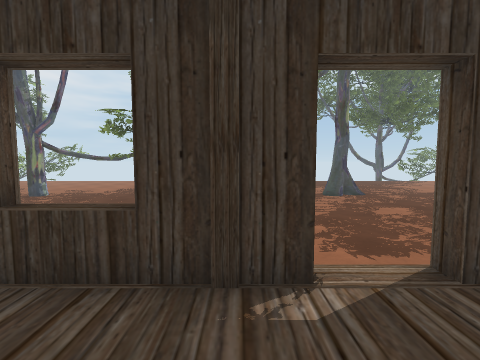
View 1 (above)

22 first-person views from a walk through a Unity game level. The camera is 1.5 m above the floor, tilts 4° down and sees 90° across. The floor is counted in squares, 1 m on a side. Each view is taken from the middle of a square. On the plan, view 1 faces up. The plan holds only what a view shows up to about 13 squares ahead; the rest is blank. The place goes on beyond the plan. The player is left out. Some surface patterns are stand-ins.

View 2
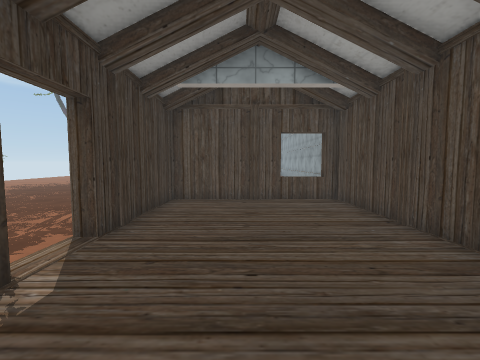

View 3
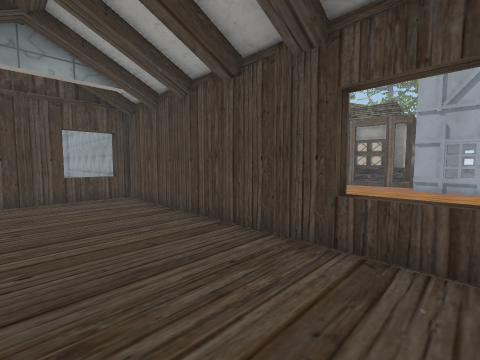

View 4
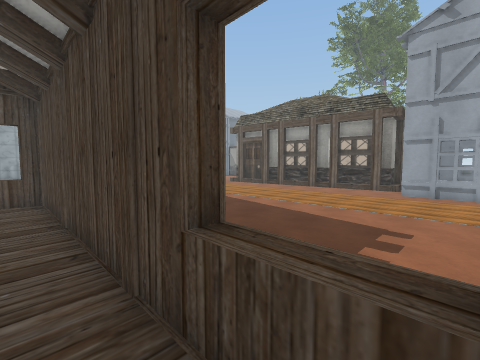

View 5
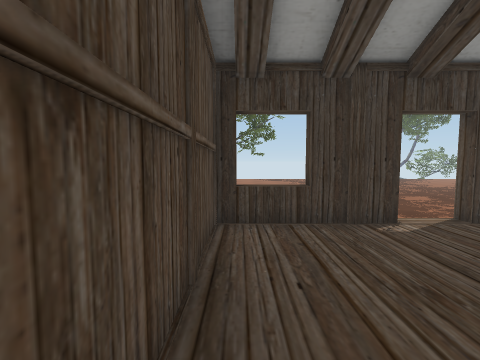

View 6
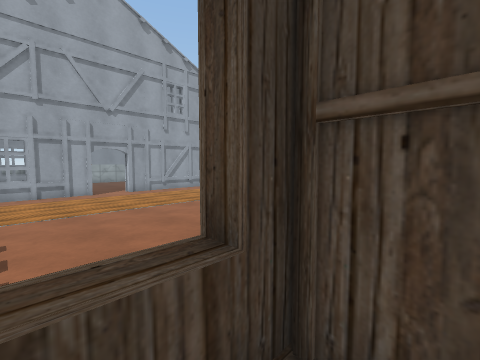

View 7
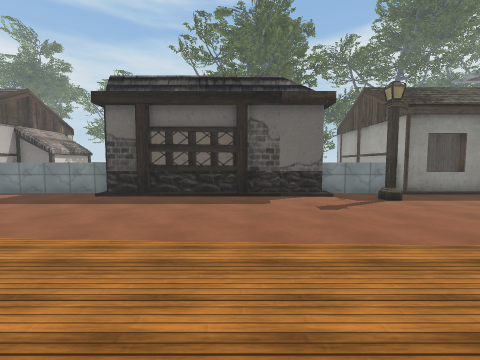

View 8
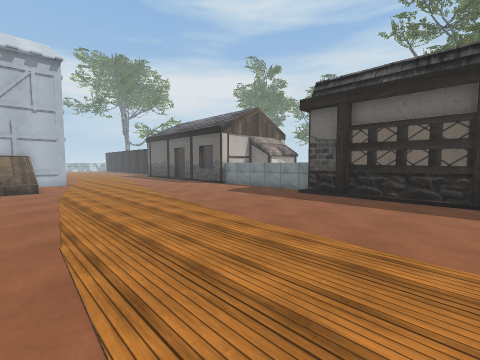

View 9
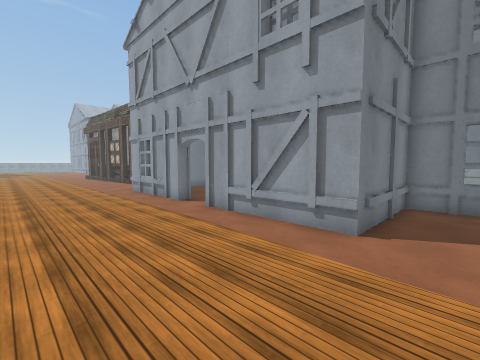

View 10
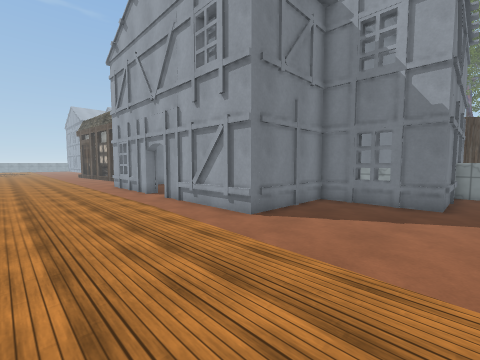

View 11
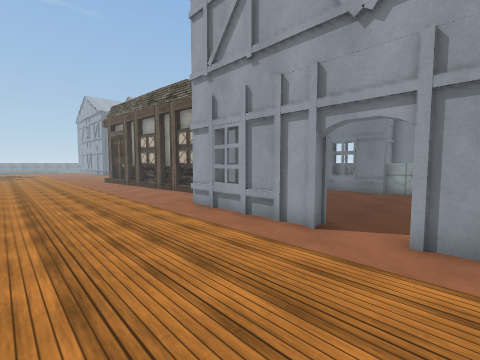

View 12
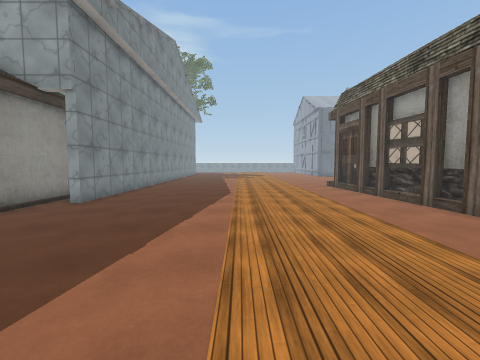

View 13
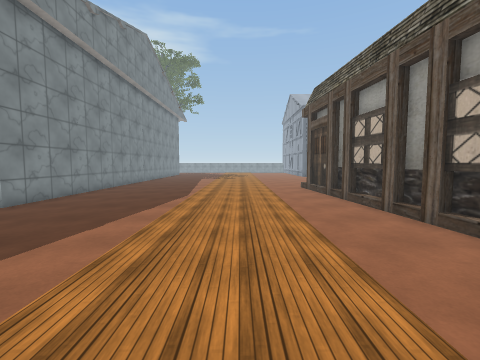

View 14
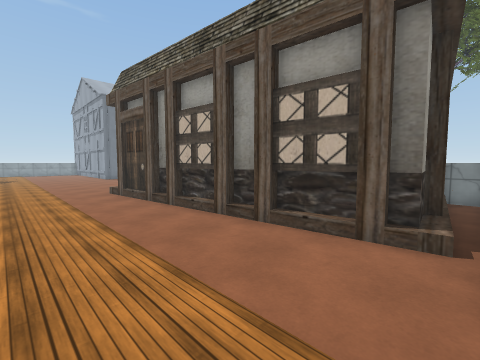

View 15
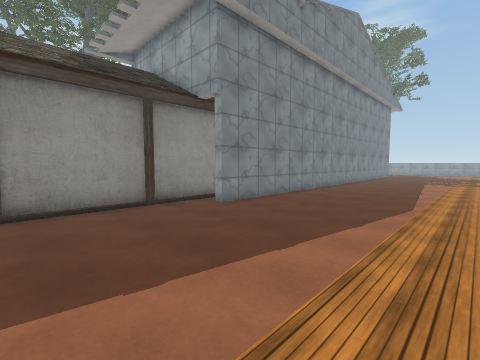

View 16
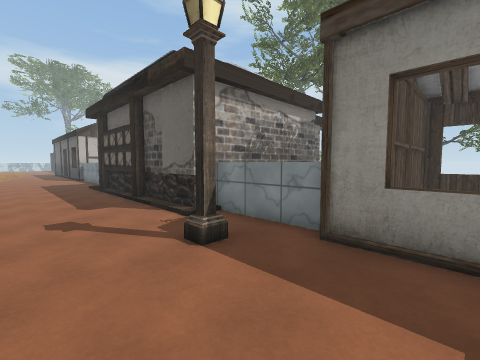

View 17
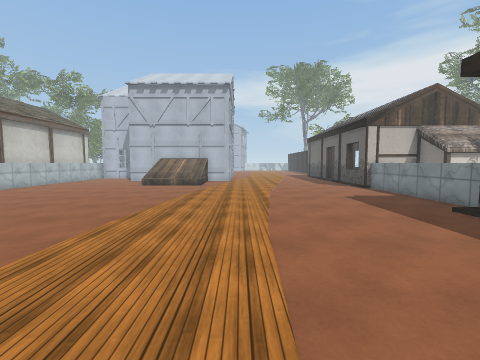

View 18
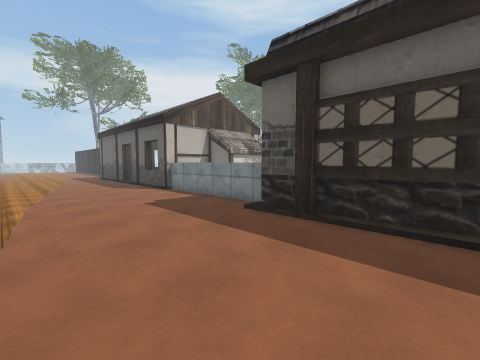

View 19
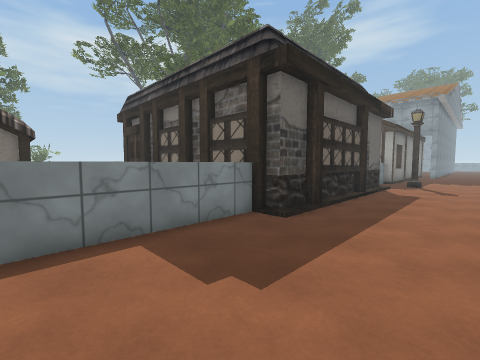

View 20
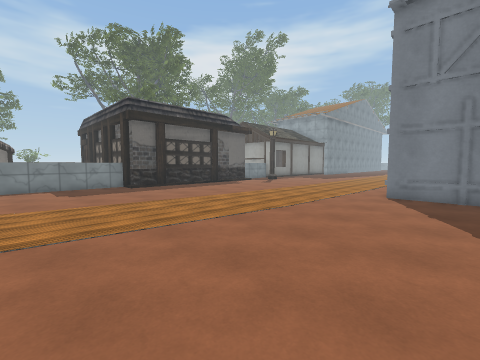

View 21
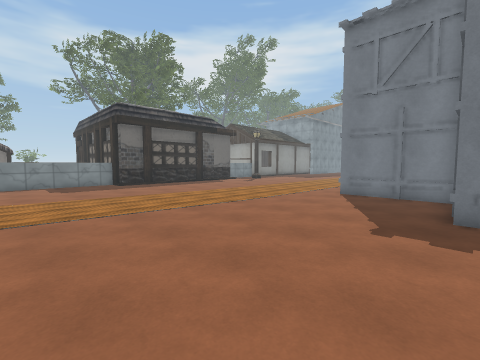

View 22
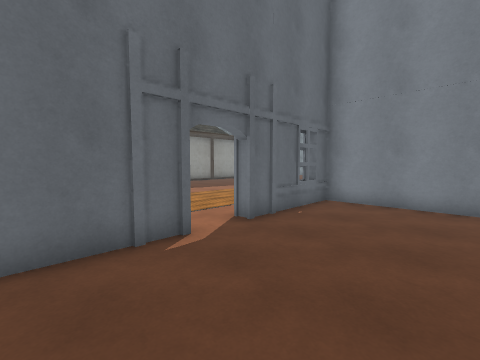

### Floor plan
Key: @ floor where view 1 was taken; # wall or solid block; . main floor; : floor 0.25 m higher than the main floor; / step, stairs or slope; = window, fence, low wall or low ledge; ^ raised ledge; H house; L lantern; O other object.
Columns run from 24 left of view 1 to 11 right of it. Each row starts with its distance up from view 1.
 13               .....          ##....
 12               #.. ..        .=......
 11               ......        ........
 10                .....       .........
  9                            ........
  8                            .......
  7                           .......
  6                           ......
  5                           ....
  4       #                  ....
  3       #             #^^##::######
  2       #         #   #:::::::::::#
  1 O     H         #   #:::::::::::#
  0 OO   H#         #   #:::@:::::::#
 -1 OO    #         #   #:::::::::::#
 -2       #         #   #:::::::::::^
 -3       H         #   #:::::::::::^
 -4 ^^^^^H#        ##^^^#^^##########
 -5 ......###HHH####/...............
 -6 ..................L............#####
 -7 ....................................
 -8 ....................................
 -9 ....................................
-10 ....................................
-11 ....................................
-12 ....................................
-13 ....................................
-14 ....................................
-15 ....................................
-16 ....................................
-17 ............HHHHHH.HHHHH............
-18 ............H .........HH.........HH
-19 ............H ..........H#H#######
-20 ............H ..........H#
-21  ...........H  .........H#
-22 ........HHHHH . ........HH

Positions as (right, up) in squares from view 1, and headings:
1: (0, 0), facing up
2: (-2, 0), facing right
3: (-3, 0), facing down-right
4: (-3, -3), facing down-right
5: (-3, -3), facing up
6: (-2, -3), facing down-left
7: (-12, -16), facing up
8: (-12, -16), facing up-left
9: (-14, -12), facing down-right
10: (-17, -12), facing down-right
11: (-8, -12), facing down-right
12: (-3, -12), facing right
13: (-2, -14), facing right
14: (0, -14), facing down-right
15: (0, -13), facing up-right
16: (-2, -9), facing up-left
17: (-11, -12), facing left
18: (-13, -11), facing up-left
19: (-24, -9), facing up-right
20: (-24, -20), facing up-right
21: (-24, -22), facing up-right
22: (-10, -22), facing up-right
